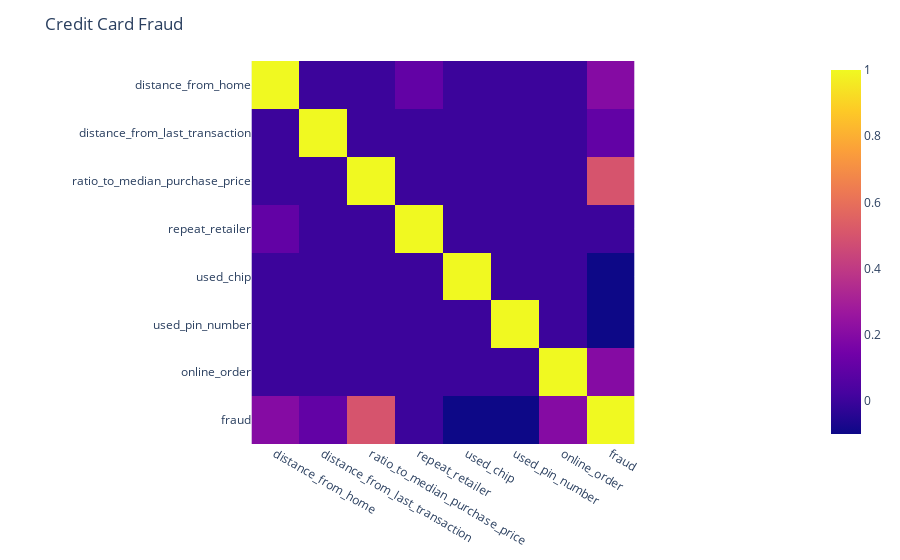

The notebook cell saved with this chart:
### Code cell
plt.figure(figsize=(20,20))
corr=df.corr().round(1)
fig = px.imshow(corr)
fig.update_layout(
    title_text="Credit Card Fraud"
)
fig.show()

### Figure 1 — Plotly figure (JSON) as saved in the notebook; plotly's stock layout.template omitted (floating-point values rounded to 4 significant figures)
{"data": [{"coloraxis": "coloraxis", "hovertemplate": "x: %{x}<br>y: %{y}<br>color: %{z}<extra></extra>", "name": "0", "type": "heatmap", "x": ["distance_from_home", "distance_from_last_transaction", "ratio_to_median_purchase_price", "repeat_retailer", "used_chip", "used_pin_number", "online_order", "fraud"], "xaxis": "x", "y": ["distance_from_home", "distance_from_last_transaction", "ratio_to_median_purchase_price", "repeat_retailer", "used_chip", "used_pin_number", "online_order", "fraud"], "yaxis": "y", "z": [[1, 0, 0, 0.1, 0, 0, 0, 0.2], [0, 1, 0, 0, 0, 0, 0, 0.1], [0, 0, 1, 0, 0, 0, 0, 0.5], [0.1, 0, 0, 1, 0, 0, 0, 0], [0, 0, 0, 0, 1, 0, 0, -0.1], [0, 0, 0, 0, 0, 1, 0, -0.1], [0, 0, 0, 0, 0, 0, 1, 0.2], [0.2, 0.1, 0.5, 0, -0.1, -0.1, 0.2, 1]]}], "layout": {"coloraxis": {"colorscale": [[0, "#0d0887"], [0.1111, "#46039f"], [0.2222, "#7201a8"], [0.3333, "#9c179e"], [0.4444, "#bd3786"], [0.5556, "#d8576b"], [0.6667, "#ed7953"], [0.7778, "#fb9f3a"], [0.8889, "#fdca26"], [1, "#f0f921"]]}, "margin": {"t": 60}, "title": {"text": "Credit Card Fraud"}, "xaxis": {"anchor": "y", "constrain": "domain", "domain": [0, 1], "scaleanchor": "y"}, "yaxis": {"anchor": "x", "autorange": "reversed", "constrain": "domain", "domain": [0, 1]}}}
